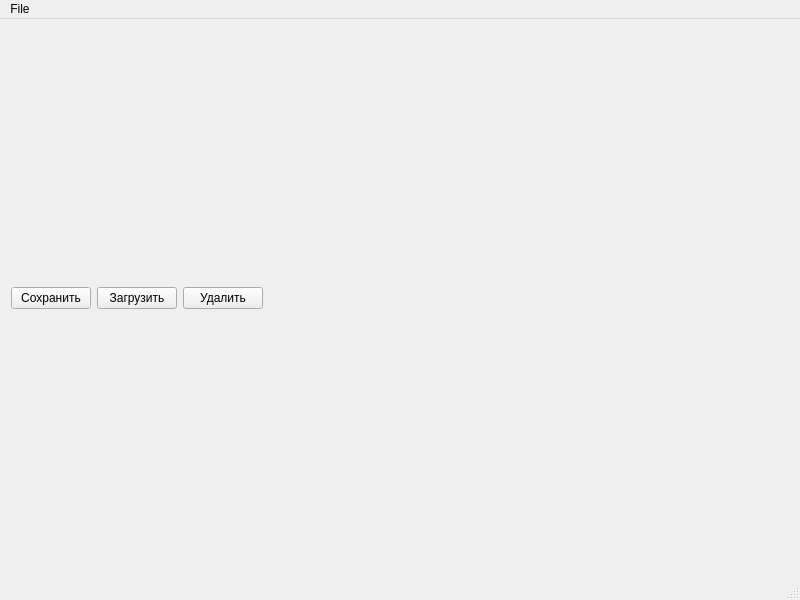
<?xml version="1.0" encoding="UTF-8"?>
<ui version="4.0">
 <class>MainWindow</class>
 <widget class="QMainWindow" name="MainWindow">
  <property name="geometry">
   <rect>
    <x>0</x>
    <y>0</y>
    <width>800</width>
    <height>600</height>
   </rect>
  </property>
  <property name="windowTitle">
   <string>Test Task</string>
  </property>
  <widget class="QWidget" name="centralWidget">
   <layout class="QVBoxLayout" name="verticalLayout_2">
    <item>
     <layout class="QVBoxLayout" name="vl_chart"/>
    </item>
    <item>
     <layout class="QVBoxLayout" name="vl_tables"/>
    </item>
    <item>
     <layout class="QHBoxLayout" name="hl_buttons">
      <property name="sizeConstraint">
       <enum>QLayout::SetMinimumSize</enum>
      </property>
      <item>
       <widget class="QPushButton" name="pb_Save">
        <property name="text">
         <string>Сохранить</string>
        </property>
       </widget>
      </item>
      <item>
       <widget class="QPushButton" name="pb_Load">
        <property name="text">
         <string>Загрузить</string>
        </property>
       </widget>
      </item>
      <item>
       <widget class="QPushButton" name="pb_Delete">
        <property name="text">
         <string>Удалить</string>
        </property>
       </widget>
      </item>
      <item>
       <spacer name="horizontalSpacer">
        <property name="orientation">
         <enum>Qt::Horizontal</enum>
        </property>
        <property name="sizeType">
         <enum>QSizePolicy::Expanding</enum>
        </property>
        <property name="sizeHint" stdset="0">
         <size>
          <width>40</width>
          <height>20</height>
         </size>
        </property>
       </spacer>
      </item>
     </layout>
    </item>
   </layout>
  </widget>
  <widget class="QMenuBar" name="menuBar">
   <property name="geometry">
    <rect>
     <x>0</x>
     <y>0</y>
     <width>800</width>
     <height>18</height>
    </rect>
   </property>
   <widget class="QMenu" name="menuFile">
    <property name="title">
     <string>File</string>
    </property>
    <addaction name="actionCreate_new_set"/>
    <addaction name="actionExit"/>
   </widget>
   <addaction name="menuFile"/>
  </widget>
  <widget class="QStatusBar" name="statusBar"/>
  <action name="actionCreate_new_set">
   <property name="text">
    <string>Новый набор</string>
   </property>
   <property name="shortcut">
    <string>Ctrl+N</string>
   </property>
  </action>
  <action name="actionExit">
   <property name="text">
    <string>Выход</string>
   </property>
   <property name="shortcut">
    <string>Ctrl+Shift+X</string>
   </property>
  </action>
 </widget>
 <layoutdefault spacing="6" margin="11"/>
 <resources/>
 <connections/>
</ui>
